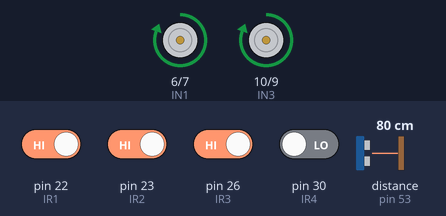
Recording of a sketch running on a simulated Arduino Mega 2560, built with avr-gcc and run on an emulated ATmega2560. Parts: motor-driver pin pairs drawn as motors (green arrow = first pin HIGH = forward, orange = second pin HIGH = backward, longer = more drive, scaled by the enable pin). The inputs (shaded band) are chosen by the test bench; at power-on: pin 22 (IR1), pin 23 (IR2), pin 26 (IR3) HIGH, pin 30 (IR4) LOW, distance to the obstacle (sensor on pin 53) 80 cm. The echo pulse lasts 58.3 µs per cm.

Above: at 6.2 s.
6.3 s: pin 30 (IR4) driven HIGH
At 6.9 s:
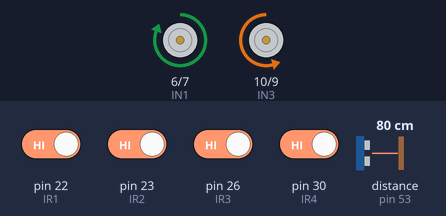
8.0 s: pin 22 (IR1) driven LOW
At 9.2 s:
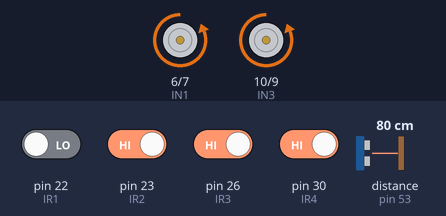
9.5 s: pin 23 (IR2) driven LOW
At 10.4 s:
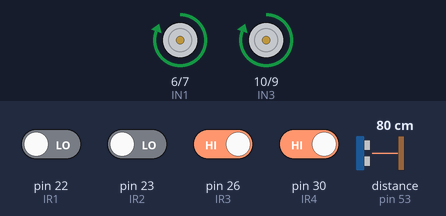
11.0 s: pin 26 (IR3) driven LOW
At 11.5 s:
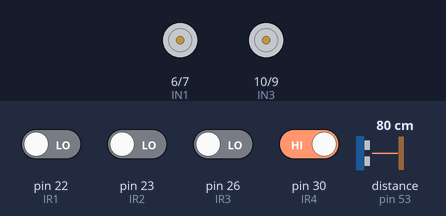
12.5 s: pin 26 (IR3) driven HIGH
At 13.7 s:
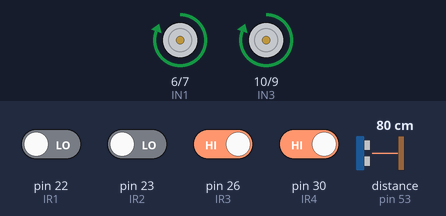
14.0 s: pin 22 (IR1) driven HIGH
At 14.8 s:
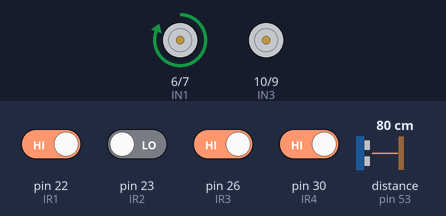
Timing chart, 0 to 16.5 s (numbered marks = the images above; inputs shaded):
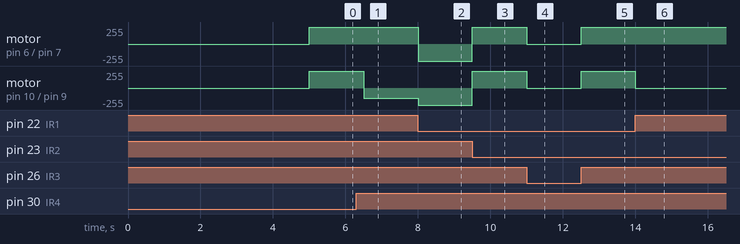

Measured:
- after the input at 6.3 s, motor on pin 10 (IN3) / pin 9 (IN4): forward 255/255 → backward 155/255 after 0.21 s
- after the input at 8.0 s, motor on pin 6 (IN1) / pin 7 (IN2): forward 255/255 → backward 255/255 at once; motor on pin 10 (IN3) / pin 9 (IN4): backward 155/255 → backward 255/255 at once
- after the input at 9.5 s, motor on pin 6 (IN1) / pin 7 (IN2), motor on pin 10 (IN3) / pin 9 (IN4): backward 255/255 → forward 255/255 at once
- after the input at 11.0 s, motor on pin 6 (IN1) / pin 7 (IN2), motor on pin 10 (IN3) / pin 9 (IN4): forward 255/255 → stopped at once
- after the input at 12.5 s, motor on pin 6 (IN1) / pin 7 (IN2), motor on pin 10 (IN3) / pin 9 (IN4): stopped → forward 255/255 at once
- after the input at 14.0 s, motor on pin 10 (IN3) / pin 9 (IN4): forward 255/255 → stopped at once

The sketch:

logic_fixed.ino
```cpp
// Ultrasonic Sensor Pins
#define TRIGGER_PIN1  52   // Trigger pin for sensor 1
#define ECHO_PIN1     50   // Echo pin for sensor 1

#define TRIGGER_PIN2  51   // Trigger pin for sensor 2
#define ECHO_PIN2     53   // Echo pin for sensor 2

#define TRIGGER_PIN3  2   // Trigger pin for sensor 3
#define ECHO_PIN3     3   // Echo pin for sensor 3
//
long duration1, duration2, duration3;
float distance1, distance2, distance3;

// IR Sensor Pins
#define IR1 22
#define IR2 23
#define IR3 26
#define IR4 30
// Motor Control Pins (H-Bridge)
#define ENA 5 // Speed control for Motor A (PWM)
#define IN1 6 // Direction control for Motor A
#define IN2 7 // Direction control for Motor A
#define ENB 11 // Speed control for Motor B (PWM)
#define IN3 10 // Direction control for Motor B
#define IN4 9 // Direction control for Motor B

bool ir1Detected = 0;
bool ir2Detected = 0;
bool ir3Detected = 0;
bool ir4Detected = 0;


int detection_distance = 0;
void setup() {
  delay(5000);
  // Motor control pins
  pinMode(ENA, OUTPUT);
  pinMode(IN1, OUTPUT);
  pinMode(IN2, OUTPUT);
  pinMode(ENB, OUTPUT);
  pinMode(IN3, OUTPUT);
  pinMode(IN4, OUTPUT);

  // Set the trigger pins as OUTPUT
  pinMode(TRIGGER_PIN1, OUTPUT);
  pinMode(TRIGGER_PIN2, OUTPUT);
  pinMode(TRIGGER_PIN3, OUTPUT);

  // Set the echo pins as INPUT
  pinMode(ECHO_PIN1, INPUT);
  pinMode(ECHO_PIN2, INPUT);
  pinMode(ECHO_PIN3, INPUT);

  // IR sensor pins
  pinMode(IR1, INPUT);
  pinMode(IR2, INPUT);
  pinMode(IR3, INPUT);
  pinMode(IR4, INPUT);

  //Serial.begin(9600);
}

void loop() {

  //read and debug sensors funcion and processing data
  //read from IR
  ir1Detected = digitalRead(IR1);
  ir2Detected = digitalRead(IR2);
  ir3Detected = digitalRead(IR3);
  ir4Detected = digitalRead(IR4);

  //decision taking
  if (ir4Detected &&ir2Detected && ir3Detected && ir1Detected)//0000
  {
    USreading();
    Serial.println(distance2);
    if (distance2 < detection_distance) {
      //forward
      moveMotorA(255);//right
      moveMotorB(255);//left
      //Serial.println("push  ");
    }

    else if ( (distance2 > detection_distance)  ) {
      moveMotorA(255);
      moveMotorB(-155);
      //Serial.println("search ");
     // delay(300);
    }


  }
  if (ir4Detected && ir2Detected && ir3Detected && !ir1Detected)//0001
  {
    moveMotorA(-255);
    moveMotorB(-255);
    //Serial.println("going back");
    delay(300);
  }
  if (ir4Detected && ir2Detected && !ir3Detected && ir1Detected)//0010
  {
    moveMotorA(-255);
    moveMotorB(-255);
    //Serial.println("going back");
    delay(300);
  }
  if (ir4Detected && ir2Detected && !ir3Detected && !ir1Detected)//0011
  {
    moveMotorA(-255);
    moveMotorB(-255);
    // Serial.println("going back");
    delay(300);
  }
  if (ir4Detected && !ir2Detected && ir3Detected && ir1Detected)//0100
  {
    //drible back and push
    moveMotorA(255);
    moveMotorB(0);
    //Serial.println("going dribling");
    delay(300);
  }
  if (ir4Detected && !ir2Detected && ir3Detected && !ir1Detected)//0101
  {
    moveMotorA(255);
    moveMotorB(255);
    //Serial.println("going dribling forward ");
    delay(300);
  }
  if (ir4Detected && !ir2Detected && !ir3Detected && ir1Detected)//0110
  {
    moveMotorA(255);
    moveMotorB(255);
    // Serial.println("going dribling forward ");
    delay(300);
  }
  if (ir4Detected && !ir2Detected && !ir3Detected && !ir1Detected)//0111
  {
      moveMotorA(0);
      moveMotorB(0);
     // Serial.println("GG"); //gg bro
  }
    if (!ir4Detected && ir2Detected && ir3Detected && ir1Detected)//1000
  {
    moveMotorA(255);
    moveMotorB(255);
    // Serial.println("going dribling forward ");
    delay(300);
  }

    if (!ir4Detected && ir2Detected &&  ir3Detected && !ir1Detected)//1001
  {
    moveMotorA(255);
    moveMotorB(255);
    // Serial.println("going dribling forward ");
    delay(300);
  }
      if (!ir4Detected && ir2Detected && !ir3Detected && ir1Detected)//1010
  {
    moveMotorA(255);
    moveMotorB(255);
    // Serial.println("going dribling forward ");
    delay(300);
  }
      if (!ir4Detected && ir2Detected && !ir3Detected && !ir1Detected)//1011
  {
    moveMotorA(255);
    moveMotorB(255);
    // Serial.println("going dribling forward ");
    delay(300);
  }
      if (!ir4Detected && !ir2Detected && ir3Detected && ir1Detected)//1100
  {
    moveMotorA(255);
    moveMotorB(255);
    // Serial.println("going dribling forward ");
    delay(300);
  }


}


// Motor Control Functions
// Function to move Motor A
void moveMotorA(int speed) {
  if (speed > 0) {
    digitalWrite(IN1, HIGH);
    digitalWrite(IN2, LOW);
  }
  else {
    digitalWrite(IN1, LOW);
    digitalWrite(IN2, HIGH);
    speed = -speed; // Make speed positive for PWM
  }
  analogWrite(ENA, speed);
}

// Function to stop Motor A
void stopMotorA() {
  digitalWrite(IN1, LOW);
  digitalWrite(IN2, LOW);
  analogWrite(ENA, 0);
}

// Function to move Motor B
void moveMotorB(int speed) {
  if (speed > 0) {
    digitalWrite(IN3, HIGH);
    digitalWrite(IN4, LOW);
  }
  else {
    digitalWrite(IN3, LOW);
    digitalWrite(IN4, HIGH);
    speed = -speed; // Make speed positive for PWM
  }
  analogWrite(ENB, speed);
}

// Function to stop Motor B
void stopMotorB() {
  digitalWrite(IN3, LOW);
  digitalWrite(IN4, LOW);
  analogWrite(ENB, 0);
}
void USreading() {

  // Measure distance for sensor 2
  digitalWrite(TRIGGER_PIN2, LOW);
  delayMicroseconds(2);  // Wait for a stable LOW signal
  digitalWrite(TRIGGER_PIN2, HIGH);
  delayMicroseconds(10);  // Send a 10us pulse
  digitalWrite(TRIGGER_PIN2, LOW);

  duration2 = pulseIn(ECHO_PIN2, HIGH, 5000); // Measure the time for echo
  distance2 = (duration2 == 0) ? 100 : constrain(duration2 * 0.0344 / 2, 0, 100);  // Convert time to distance (cm)

}
```
